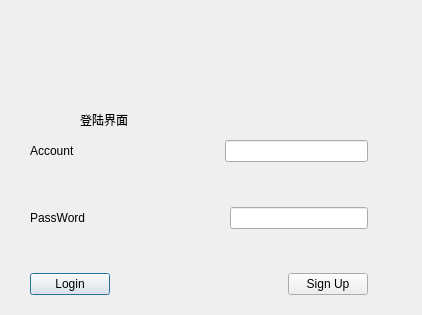
<?xml version="1.0" encoding="UTF-8"?>
<ui version="4.0">
 <class>dialog</class>
 <widget class="QDialog" name="dialog">
  <property name="geometry">
   <rect>
    <x>0</x>
    <y>0</y>
    <width>422</width>
    <height>315</height>
   </rect>
  </property>
  <property name="windowTitle">
   <string>登陆界面</string>
  </property>
  <widget class="QLabel" name="label_3">
   <property name="geometry">
    <rect>
     <x>80</x>
     <y>110</y>
     <width>51</width>
     <height>20</height>
    </rect>
   </property>
   <property name="text">
    <string>登陆界面</string>
   </property>
  </widget>
  <widget class="QLabel" name="userIcon">
   <property name="geometry">
    <rect>
     <x>30</x>
     <y>100</y>
     <width>30</width>
     <height>30</height>
    </rect>
   </property>
   <property name="text">
    <string/>
   </property>
  </widget>
  <widget class="QWidget" name="layoutWidget">
   <property name="geometry">
    <rect>
     <x>30</x>
     <y>140</y>
     <width>338</width>
     <height>155</height>
    </rect>
   </property>
   <layout class="QVBoxLayout" name="verticalLayout">
    <item>
     <layout class="QHBoxLayout" name="horizontalLayout">
      <item>
       <widget class="QLabel" name="label">
        <property name="text">
         <string>Account</string>
        </property>
       </widget>
      </item>
      <item>
       <spacer name="horizontalSpacer_2">
        <property name="orientation">
         <enum>Qt::Horizontal</enum>
        </property>
        <property name="sizeHint" stdset="0">
         <size>
          <width>40</width>
          <height>20</height>
         </size>
        </property>
       </spacer>
      </item>
      <item>
       <widget class="QLineEdit" name="lineEdit"/>
      </item>
     </layout>
    </item>
    <item>
     <spacer name="verticalSpacer_2">
      <property name="orientation">
       <enum>Qt::Vertical</enum>
      </property>
      <property name="sizeHint" stdset="0">
       <size>
        <width>336</width>
        <height>24</height>
       </size>
      </property>
     </spacer>
    </item>
    <item>
     <layout class="QHBoxLayout" name="horizontalLayout_2">
      <item>
       <widget class="QLabel" name="label_2">
        <property name="text">
         <string>PassWord</string>
        </property>
       </widget>
      </item>
      <item>
       <spacer name="horizontalSpacer_3">
        <property name="orientation">
         <enum>Qt::Horizontal</enum>
        </property>
        <property name="sizeHint" stdset="0">
         <size>
          <width>40</width>
          <height>20</height>
         </size>
        </property>
       </spacer>
      </item>
      <item>
       <widget class="QLineEdit" name="lineEdit_2"/>
      </item>
     </layout>
    </item>
    <item>
     <spacer name="verticalSpacer">
      <property name="orientation">
       <enum>Qt::Vertical</enum>
      </property>
      <property name="sizeHint" stdset="0">
       <size>
        <width>336</width>
        <height>36</height>
       </size>
      </property>
     </spacer>
    </item>
    <item>
     <layout class="QHBoxLayout" name="horizontalLayout_3">
      <item>
       <widget class="QPushButton" name="pushButton">
        <property name="text">
         <string>Login</string>
        </property>
       </widget>
      </item>
      <item>
       <spacer name="horizontalSpacer">
        <property name="orientation">
         <enum>Qt::Horizontal</enum>
        </property>
        <property name="sizeHint" stdset="0">
         <size>
          <width>40</width>
          <height>20</height>
         </size>
        </property>
       </spacer>
      </item>
      <item>
       <widget class="QPushButton" name="SignUpButton">
        <property name="text">
         <string>Sign Up</string>
        </property>
       </widget>
      </item>
     </layout>
    </item>
   </layout>
  </widget>
 </widget>
 <resources/>
 <connections>
  <connection>
   <sender>SignUpButton</sender>
   <signal>clicked()</signal>
   <receiver>dialog</receiver>
   <slot>close()</slot>
   <hints>
    <hint type="sourcelabel">
     <x>301</x>
     <y>217</y>
    </hint>
    <hint type="destinationlabel">
     <x>210</x>
     <y>157</y>
    </hint>
   </hints>
  </connection>
 </connections>
</ui>
